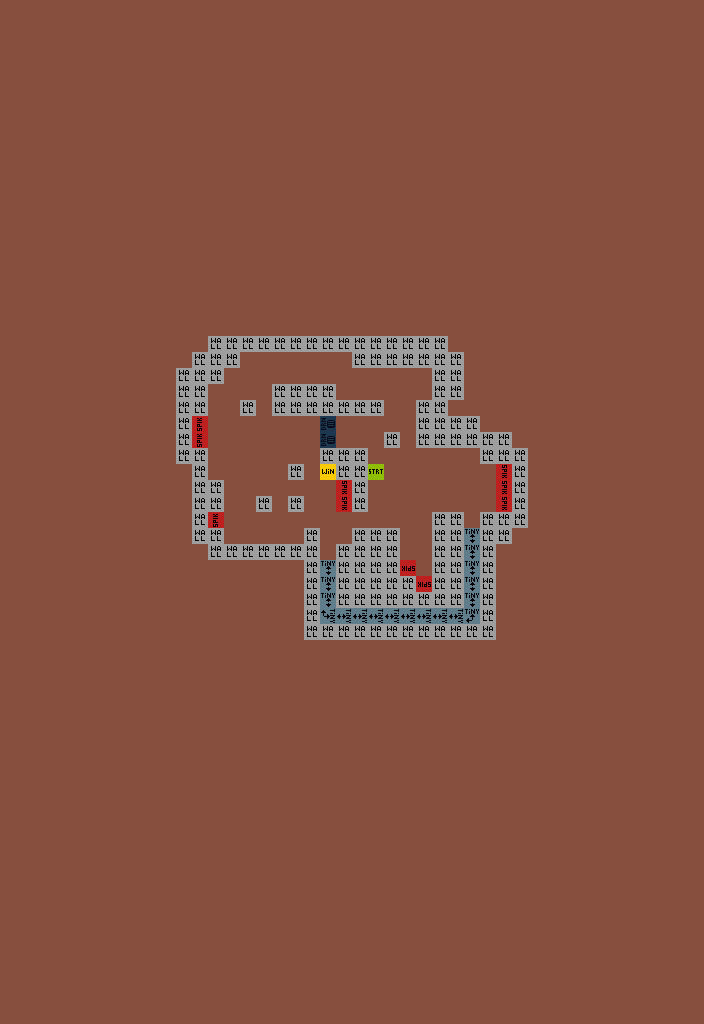

A level layout from a 2D game, rendered from its tile map. Below: a short description, then the map file with tile-grid data replaced by summaries:
An orthogonal 44x64 tile map with 16x16 px tiles, 5 tile layers (Art_Base, Art_Gameplay, SlimeCover, Art_AbovePlayer, ...), 3 tilesets and 1 object (spawn).

<map version="1.2" tiledversion="1.2.4" orientation="orthogonal" renderorder="right-down" width="44" height="64" tilewidth="16" tileheight="16" infinite="0" backgroundcolor="#87503e" nextlayerid="7" nextobjectid="40">
 <tileset firstgid="1" source="tileset/GameplayTileset.tsx" />
 <tileset firstgid="33" source="tileset/SlimeCave.tsx" />
 <tileset firstgid="584" source="tileset/GameplayImages.tsx" />
 <layer id="1" name="Art_Base" width="44" height="64">
  <data>[2816 cells, 0 non-empty, 0 distinct tile ids]</data>
 </layer>
 <layer id="2" name="Art_Gameplay" width="44" height="64">
  <properties>
   <property name="Modify" value="" />
  </properties>
  <data>[2816 cells, 189 non-empty, 7 distinct tile ids]</data>
 </layer>
 <layer id="6" name="SlimeCover" width="44" height="64">
  <data>[2816 cells, 0 non-empty, 0 distinct tile ids]</data>
 </layer>
 <layer id="3" name="Art_AbovePlayer" width="44" height="64">
  <properties>
   <property name="Front" value="" />
  </properties>
  <data>[2816 cells, 0 non-empty, 0 distinct tile ids]</data>
 </layer>
 <layer id="4" name="Gameplay" width="44" height="64">
  <data>[2816 cells, 0 non-empty, 0 distinct tile ids]</data>
 </layer>
 <objectgroup id="5" name="Properties">
  <object id="29" name="spawn" x="368" y="464" width="16" height="16" />
 </objectgroup>
</map>
